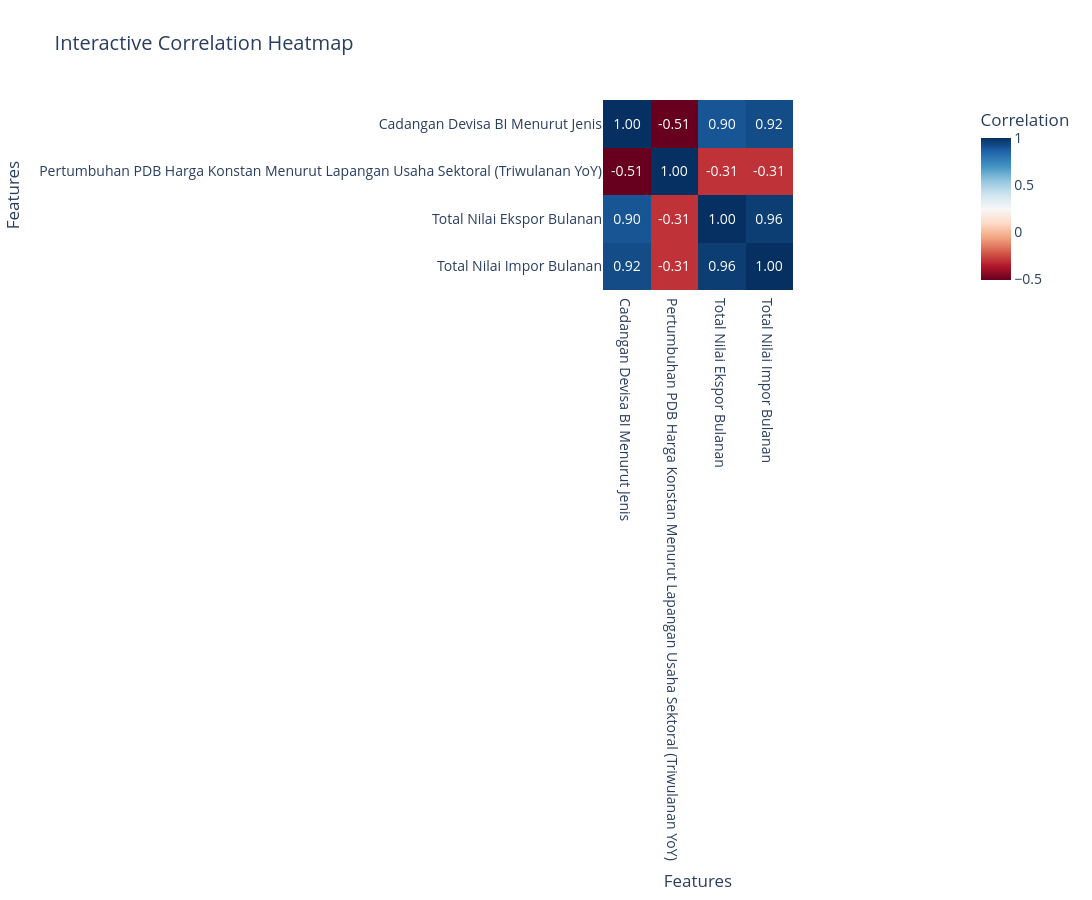

The cell this chart's notebook holds for it:
### Markdown cell above
### Correlation Plot

### Code cell
import plotly.express as px

# Compute the correlation matrix
numerical_columns = df_merged.select_dtypes(include=['float64', 'int64']).columns
correlation_matrix = df_merged[numerical_columns].corr()

# Create an interactive heatmap with Plotly
fig = px.imshow(
    correlation_matrix,
    text_auto='.2f',  # Display values in squares with 2 decimal places
    color_continuous_scale='RdBu',  # Valid Plotly color scale
    title='Interactive Correlation Heatmap'
)

# Customize the layout to make it larger
fig.update_layout(
    title_font_size=20,
    xaxis_title='Features',
    yaxis_title='Features',
    font=dict(size=14),
    coloraxis_colorbar=dict(title="Correlation"),
    width=1600,  # Increase width
    height=900   # Increase height
)

# Show the heatmap
fig.show()

### Figure 1 — Plotly figure (JSON) as saved in the notebook; plotly's stock layout.template omitted (floating-point values rounded to 4 significant figures)
{"data": [{"coloraxis": "coloraxis", "hovertemplate": "x: %{x}<br>y: %{y}<br>color: %{z}<extra></extra>", "name": "0", "texttemplate": "%{z:.2f}", "type": "heatmap", "x": ["Cadangan Devisa BI Menurut Jenis", "Pertumbuhan PDB Harga Konstan Menurut Lapangan Usaha Sektoral (Triwulanan YoY)", "Total Nilai Ekspor Bulanan", "Total Nilai Impor Bulanan"], "xaxis": "x", "y": ["Cadangan Devisa BI Menurut Jenis", "Pertumbuhan PDB Harga Konstan Menurut Lapangan Usaha Sektoral (Triwulanan YoY)", "Total Nilai Ekspor Bulanan", "Total Nilai Impor Bulanan"], "yaxis": "y", "z": [[1, -0.511, 0.8954, 0.9224], [-0.511, 1, -0.3053, -0.3054], [0.8954, -0.3053, 1, 0.9612], [0.9224, -0.3054, 0.9612, 1]]}], "layout": {"coloraxis": {"colorbar": {"title": {"text": "Correlation"}}, "colorscale": [[0, "rgb(103,0,31)"], [0.1, "rgb(178,24,43)"], [0.2, "rgb(214,96,77)"], [0.3, "rgb(244,165,130)"], [0.4, "rgb(253,219,199)"], [0.5, "rgb(247,247,247)"], [0.6, "rgb(209,229,240)"], [0.7, "rgb(146,197,222)"], [0.8, "rgb(67,147,195)"], [0.9, "rgb(33,102,172)"], [1, "rgb(5,48,97)"]]}, "font": {"size": 14}, "height": 900, "title": {"font": {"size": 20}, "text": "Interactive Correlation Heatmap"}, "width": 1600, "xaxis": {"anchor": "y", "constrain": "domain", "domain": [0, 1], "scaleanchor": "y", "title": {"text": "Features"}}, "yaxis": {"anchor": "x", "autorange": "reversed", "constrain": "domain", "domain": [0, 1], "title": {"text": "Features"}}}}
